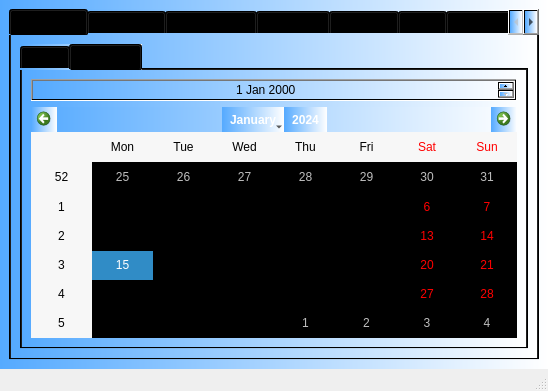
<?xml version="1.0" encoding="UTF-8"?>
<ui version="4.0">
 <class>MainWindow</class>
 <widget class="QMainWindow" name="MainWindow">
  <property name="geometry">
   <rect>
    <x>0</x>
    <y>0</y>
    <width>548</width>
    <height>391</height>
   </rect>
  </property>
  <property name="minimumSize">
   <size>
    <width>300</width>
    <height>300</height>
   </size>
  </property>
  <property name="windowTitle">
   <string>MainWindow</string>
  </property>
  <property name="autoFillBackground">
   <bool>false</bool>
  </property>
  <widget class="QWidget" name="centralwidget">
   <property name="styleSheet">
    <string notr="true">background-color: qlineargradient(spread:pad, x1:0, y1:0, x2:1, y2:0, stop:0 rgba(85, 170, 255, 255), stop:1 rgba(255, 255, 255, 255));</string>
   </property>
   <layout class="QVBoxLayout" name="verticalLayout_10">
    <item>
     <widget class="QTabWidget" name="tabWidget_1">
      <property name="font">
       <font>
        <weight>50</weight>
        <bold>false</bold>
       </font>
      </property>
      <property name="acceptDrops">
       <bool>true</bool>
      </property>
      <property name="currentIndex">
       <number>0</number>
      </property>
      <widget class="QWidget" name="tab_widgets_1">
       <property name="toolTip">
        <string/>
       </property>
       <property name="statusTip">
        <string/>
       </property>
       <attribute name="title">
        <string>Widgets 1</string>
       </attribute>
       <layout class="QVBoxLayout" name="verticalLayout">
        <item>
         <layout class="QVBoxLayout" name="verticalLayout_tab_1">
          <item>
           <widget class="QTabWidget" name="tabWidget_2">
            <property name="accessibleName">
             <string/>
            </property>
            <property name="currentIndex">
             <number>1</number>
            </property>
            <widget class="QWidget" name="tab_tree">
             <property name="statusTip">
              <string/>
             </property>
             <attribute name="title">
              <string>Tree</string>
             </attribute>
             <layout class="QHBoxLayout" name="horizontalLayout">
              <item>
               <layout class="QVBoxLayout" name="verticalLayout_2">
                <item>
                 <widget class="QTreeWidget" name="treeWidget">
                  <column>
                   <property name="text">
                    <string>Header 1</string>
                   </property>
                  </column>
                  <column>
                   <property name="text">
                    <string>New Column</string>
                   </property>
                  </column>
                  <item>
                   <property name="text">
                    <string>Item1</string>
                   </property>
                   <item>
                    <property name="text">
                     <string>Subitem1</string>
                    </property>
                   </item>
                  </item>
                 </widget>
                </item>
               </layout>
              </item>
             </layout>
            </widget>
            <widget class="QWidget" name="tab_calendar">
             <property name="statusTip">
              <string/>
             </property>
             <attribute name="title">
              <string>Calendar</string>
             </attribute>
             <layout class="QVBoxLayout" name="verticalLayout_3">
              <item>
               <widget class="QDateEdit" name="dateEdit">
                <property name="alignment">
                 <set>Qt::AlignCenter</set>
                </property>
               </widget>
              </item>
              <item>
               <widget class="QCalendarWidget" name="calendarWidget"/>
              </item>
             </layout>
            </widget>
           </widget>
          </item>
         </layout>
        </item>
       </layout>
      </widget>
      <widget class="QWidget" name="tab_widgets_2">
       <property name="toolTip">
        <string/>
       </property>
       <property name="statusTip">
        <string/>
       </property>
       <attribute name="title">
        <string>Widgets 2</string>
       </attribute>
       <layout class="QGridLayout" name="gridLayout_2">
        <item row="2" column="1">
         <spacer name="verticalSpacer_2">
          <property name="orientation">
           <enum>Qt::Vertical</enum>
          </property>
          <property name="sizeType">
           <enum>QSizePolicy::Maximum</enum>
          </property>
          <property name="sizeHint" stdset="0">
           <size>
            <width>20</width>
            <height>140</height>
           </size>
          </property>
         </spacer>
        </item>
        <item row="3" column="0" colspan="2">
         <widget class="QProgressBar" name="progressBar">
          <property name="value">
           <number>24</number>
          </property>
         </widget>
        </item>
        <item row="0" column="0">
         <widget class="QGroupBox" name="groupBox">
          <property name="title">
           <string>Progress Bar</string>
          </property>
          <widget class="QWidget" name="layoutWidget">
           <property name="geometry">
            <rect>
             <x>20</x>
             <y>30</y>
             <width>114</width>
             <height>65</height>
            </rect>
           </property>
           <layout class="QVBoxLayout" name="verticalLayout_4">
            <item>
             <widget class="QRadioButton" name="radioButton_start">
              <property name="statusTip">
               <string>Start the Progress Bar</string>
              </property>
              <property name="text">
               <string>Start</string>
              </property>
              <property name="checked">
               <bool>true</bool>
              </property>
             </widget>
            </item>
            <item>
             <widget class="QRadioButton" name="radioButton_stop">
              <property name="statusTip">
               <string>Stop the Progress Bar</string>
              </property>
              <property name="text">
               <string>Stop</string>
              </property>
             </widget>
            </item>
            <item>
             <widget class="QRadioButton" name="radioButton_reset">
              <property name="statusTip">
               <string>Reset the Progress Bar</string>
              </property>
              <property name="text">
               <string>Reset</string>
              </property>
             </widget>
            </item>
           </layout>
          </widget>
         </widget>
        </item>
        <item row="0" column="1">
         <widget class="QGroupBox" name="groupBox_2">
          <property name="title">
           <string>Move the Dial</string>
          </property>
          <widget class="QWidget" name="verticalLayoutWidget">
           <property name="geometry">
            <rect>
             <x>10</x>
             <y>30</y>
             <width>61</width>
             <height>71</height>
            </rect>
           </property>
           <layout class="QVBoxLayout" name="verticalLayout_5">
            <item>
             <widget class="QDial" name="dial"/>
            </item>
           </layout>
          </widget>
          <widget class="QWidget" name="verticalLayoutWidget_2">
           <property name="geometry">
            <rect>
             <x>90</x>
             <y>20</y>
             <width>91</width>
             <height>80</height>
            </rect>
           </property>
           <layout class="QVBoxLayout" name="verticalLayout_6">
            <item>
             <widget class="QLCDNumber" name="lcdNumber">
              <property name="palette">
               <palette>
                <active>
                 <colorrole role="WindowText">
                  <brush brushstyle="SolidPattern">
                   <color alpha="255">
                    <red>0</red>
                    <green>0</green>
                    <blue>255</blue>
                   </color>
                  </brush>
                 </colorrole>
                 <colorrole role="Button">
                  <brush brushstyle="LinearGradientPattern">
                   <gradient startx="0.000000000000000" starty="0.000000000000000" endx="1.000000000000000" endy="0.000000000000000" type="LinearGradient" spread="PadSpread" coordinatemode="ObjectBoundingMode">
                    <gradientstop position="0.000000000000000">
                     <color alpha="255">
                      <red>85</red>
                      <green>170</green>
                      <blue>255</blue>
                     </color>
                    </gradientstop>
                    <gradientstop position="1.000000000000000">
                     <color alpha="255">
                      <red>255</red>
                      <green>255</green>
                      <blue>255</blue>
                     </color>
                    </gradientstop>
                   </gradient>
                  </brush>
                 </colorrole>
                 <colorrole role="Base">
                  <brush brushstyle="LinearGradientPattern">
                   <gradient startx="0.000000000000000" starty="0.000000000000000" endx="1.000000000000000" endy="0.000000000000000" type="LinearGradient" spread="PadSpread" coordinatemode="ObjectBoundingMode">
                    <gradientstop position="0.000000000000000">
                     <color alpha="255">
                      <red>85</red>
                      <green>170</green>
                      <blue>255</blue>
                     </color>
                    </gradientstop>
                    <gradientstop position="1.000000000000000">
                     <color alpha="255">
                      <red>255</red>
                      <green>255</green>
                      <blue>255</blue>
                     </color>
                    </gradientstop>
                   </gradient>
                  </brush>
                 </colorrole>
                 <colorrole role="Window">
                  <brush brushstyle="LinearGradientPattern">
                   <gradient startx="0.000000000000000" starty="0.000000000000000" endx="1.000000000000000" endy="0.000000000000000" type="LinearGradient" spread="PadSpread" coordinatemode="ObjectBoundingMode">
                    <gradientstop position="0.000000000000000">
                     <color alpha="255">
                      <red>85</red>
                      <green>170</green>
                      <blue>255</blue>
                     </color>
                    </gradientstop>
                    <gradientstop position="1.000000000000000">
                     <color alpha="255">
                      <red>255</red>
                      <green>255</green>
                      <blue>255</blue>
                     </color>
                    </gradientstop>
                   </gradient>
                  </brush>
                 </colorrole>
                </active>
                <inactive>
                 <colorrole role="WindowText">
                  <brush brushstyle="SolidPattern">
                   <color alpha="255">
                    <red>0</red>
                    <green>0</green>
                    <blue>255</blue>
                   </color>
                  </brush>
                 </colorrole>
                 <colorrole role="Button">
                  <brush brushstyle="LinearGradientPattern">
                   <gradient startx="0.000000000000000" starty="0.000000000000000" endx="1.000000000000000" endy="0.000000000000000" type="LinearGradient" spread="PadSpread" coordinatemode="ObjectBoundingMode">
                    <gradientstop position="0.000000000000000">
                     <color alpha="255">
                      <red>85</red>
                      <green>170</green>
                      <blue>255</blue>
                     </color>
                    </gradientstop>
                    <gradientstop position="1.000000000000000">
                     <color alpha="255">
                      <red>255</red>
                      <green>255</green>
                      <blue>255</blue>
                     </color>
                    </gradientstop>
                   </gradient>
                  </brush>
                 </colorrole>
                 <colorrole role="Base">
                  <brush brushstyle="LinearGradientPattern">
                   <gradient startx="0.000000000000000" starty="0.000000000000000" endx="1.000000000000000" endy="0.000000000000000" type="LinearGradient" spread="PadSpread" coordinatemode="ObjectBoundingMode">
                    <gradientstop position="0.000000000000000">
                     <color alpha="255">
                      <red>85</red>
                      <green>170</green>
                      <blue>255</blue>
                     </color>
                    </gradientstop>
                    <gradientstop position="1.000000000000000">
                     <color alpha="255">
                      <red>255</red>
                      <green>255</green>
                      <blue>255</blue>
                     </color>
                    </gradientstop>
                   </gradient>
                  </brush>
                 </colorrole>
                 <colorrole role="Window">
                  <brush brushstyle="LinearGradientPattern">
                   <gradient startx="0.000000000000000" starty="0.000000000000000" endx="1.000000000000000" endy="0.000000000000000" type="LinearGradient" spread="PadSpread" coordinatemode="ObjectBoundingMode">
                    <gradientstop position="0.000000000000000">
                     <color alpha="255">
                      <red>85</red>
                      <green>170</green>
                      <blue>255</blue>
                     </color>
                    </gradientstop>
                    <gradientstop position="1.000000000000000">
                     <color alpha="255">
                      <red>255</red>
                      <green>255</green>
                      <blue>255</blue>
                     </color>
                    </gradientstop>
                   </gradient>
                  </brush>
                 </colorrole>
                </inactive>
                <disabled>
                 <colorrole role="WindowText">
                  <brush brushstyle="SolidPattern">
                   <color alpha="255">
                    <red>120</red>
                    <green>120</green>
                    <blue>120</blue>
                   </color>
                  </brush>
                 </colorrole>
                 <colorrole role="Button">
                  <brush brushstyle="LinearGradientPattern">
                   <gradient startx="0.000000000000000" starty="0.000000000000000" endx="1.000000000000000" endy="0.000000000000000" type="LinearGradient" spread="PadSpread" coordinatemode="ObjectBoundingMode">
                    <gradientstop position="0.000000000000000">
                     <color alpha="255">
                      <red>85</red>
                      <green>170</green>
                      <blue>255</blue>
                     </color>
                    </gradientstop>
                    <gradientstop position="1.000000000000000">
                     <color alpha="255">
                      <red>255</red>
                      <green>255</green>
                      <blue>255</blue>
                     </color>
                    </gradientstop>
                   </gradient>
                  </brush>
                 </colorrole>
                 <colorrole role="Base">
                  <brush brushstyle="LinearGradientPattern">
                   <gradient startx="0.000000000000000" starty="0.000000000000000" endx="1.000000000000000" endy="0.000000000000000" type="LinearGradient" spread="PadSpread" coordinatemode="ObjectBoundingMode">
                    <gradientstop position="0.000000000000000">
                     <color alpha="255">
                      <red>85</red>
                      <green>170</green>
                      <blue>255</blue>
                     </color>
                    </gradientstop>
                    <gradientstop position="1.000000000000000">
                     <color alpha="255">
                      <red>255</red>
                      <green>255</green>
                      <blue>255</blue>
                     </color>
                    </gradientstop>
                   </gradient>
                  </brush>
                 </colorrole>
                 <colorrole role="Window">
                  <brush brushstyle="LinearGradientPattern">
                   <gradient startx="0.000000000000000" starty="0.000000000000000" endx="1.000000000000000" endy="0.000000000000000" type="LinearGradient" spread="PadSpread" coordinatemode="ObjectBoundingMode">
                    <gradientstop position="0.000000000000000">
                     <color alpha="255">
                      <red>85</red>
                      <green>170</green>
                      <blue>255</blue>
                     </color>
                    </gradientstop>
                    <gradientstop position="1.000000000000000">
                     <color alpha="255">
                      <red>255</red>
                      <green>255</green>
                      <blue>255</blue>
                     </color>
                    </gradientstop>
                   </gradient>
                  </brush>
                 </colorrole>
                </disabled>
               </palette>
              </property>
              <property name="digitCount">
               <number>2</number>
              </property>
              <property name="mode">
               <enum>QLCDNumber::Dec</enum>
              </property>
              <property name="segmentStyle">
               <enum>QLCDNumber::Flat</enum>
              </property>
             </widget>
            </item>
           </layout>
          </widget>
         </widget>
        </item>
        <item row="2" column="0">
         <layout class="QVBoxLayout" name="verticalLayout_7">
          <item>
           <widget class="QFontComboBox" name="fontComboBox"/>
          </item>
          <item>
           <widget class="QLabel" name="label">
            <property name="font">
             <font>
              <pointsize>14</pointsize>
             </font>
            </property>
            <property name="text">
             <string/>
            </property>
            <property name="alignment">
             <set>Qt::AlignCenter</set>
            </property>
           </widget>
          </item>
         </layout>
        </item>
       </layout>
      </widget>
      <widget class="QWidget" name="tab_drag_drop">
       <property name="acceptDrops">
        <bool>false</bool>
       </property>
       <attribute name="title">
        <string>Drag &amp;&amp; Drop</string>
       </attribute>
       <layout class="QGridLayout" name="gridLayout_3">
        <item row="0" column="0" colspan="2">
         <layout class="QHBoxLayout" name="horizontalLayout_2">
          <item>
           <widget class="QLineEdit" name="lineEdit">
            <property name="minimumSize">
             <size>
              <width>135</width>
              <height>0</height>
             </size>
            </property>
            <property name="dragEnabled">
             <bool>true</bool>
            </property>
           </widget>
          </item>
          <item>
           <widget class="QComboBox" name="comboBox">
            <property name="minimumSize">
             <size>
              <width>141</width>
              <height>0</height>
             </size>
            </property>
            <property name="acceptDrops">
             <bool>true</bool>
            </property>
            <property name="editable">
             <bool>true</bool>
            </property>
           </widget>
          </item>
          <item>
           <widget class="QPushButton" name="pushButton">
            <property name="minimumSize">
             <size>
              <width>161</width>
              <height>0</height>
             </size>
            </property>
            <property name="acceptDrops">
             <bool>true</bool>
            </property>
            <property name="text">
             <string>PushButton</string>
            </property>
           </widget>
          </item>
         </layout>
        </item>
        <item row="1" column="0">
         <widget class="QListWidget" name="listWidget">
          <property name="dragEnabled">
           <bool>true</bool>
          </property>
          <property name="dragDropMode">
           <enum>QAbstractItemView::DragDrop</enum>
          </property>
          <property name="selectionMode">
           <enum>QAbstractItemView::ExtendedSelection</enum>
          </property>
          <item>
           <property name="text">
            <string>Item 1</string>
           </property>
          </item>
          <item>
           <property name="text">
            <string>Item 2</string>
           </property>
          </item>
          <item>
           <property name="text">
            <string>Item 3</string>
           </property>
          </item>
          <item>
           <property name="text">
            <string>Item 4</string>
           </property>
          </item>
         </widget>
        </item>
        <item row="1" column="1">
         <widget class="QListWidget" name="listWidget_2">
          <property name="dragEnabled">
           <bool>true</bool>
          </property>
          <property name="dragDropMode">
           <enum>QAbstractItemView::DragDrop</enum>
          </property>
          <property name="selectionMode">
           <enum>QAbstractItemView::ExtendedSelection</enum>
          </property>
         </widget>
        </item>
       </layout>
      </widget>
      <widget class="QWidget" name="tab_gl">
       <attribute name="title">
        <string>Open GL</string>
       </attribute>
       <widget class="QFrame" name="frame_gl">
        <property name="geometry">
         <rect>
          <x>120</x>
          <y>10</y>
          <width>300</width>
          <height>300</height>
         </rect>
        </property>
        <property name="frameShape">
         <enum>QFrame::StyledPanel</enum>
        </property>
        <property name="frameShadow">
         <enum>QFrame::Raised</enum>
        </property>
       </widget>
      </widget>
      <widget class="QWidget" name="tab_network">
       <attribute name="title">
        <string>Network</string>
       </attribute>
       <layout class="QHBoxLayout" name="horizontalLayout_5">
        <item>
         <widget class="QGroupBox" name="groupBox_3">
          <property name="title">
           <string>Client 1</string>
          </property>
          <layout class="QVBoxLayout" name="verticalLayout_8">
           <item>
            <widget class="QTextEdit" name="textEdit_client_1"/>
           </item>
           <item>
            <widget class="QLineEdit" name="lineEdit_client_1"/>
           </item>
           <item>
            <widget class="QPushButton" name="button_client_1">
             <property name="text">
              <string>Connect to Server</string>
             </property>
            </widget>
           </item>
          </layout>
         </widget>
        </item>
        <item>
         <layout class="QHBoxLayout" name="horizontalLayout_4">
          <item>
           <widget class="QPushButton" name="button_start_server">
            <property name="text">
             <string>Start Server</string>
            </property>
           </widget>
          </item>
         </layout>
        </item>
        <item>
         <widget class="QGroupBox" name="groupBox_4">
          <property name="title">
           <string>Client 2</string>
          </property>
          <layout class="QVBoxLayout" name="verticalLayout_9">
           <item>
            <widget class="QTextEdit" name="textEdit_client_2"/>
           </item>
           <item>
            <widget class="QLineEdit" name="lineEdit_client_2"/>
           </item>
           <item>
            <widget class="QPushButton" name="button_client_2">
             <property name="text">
              <string>Connect to Server</string>
             </property>
            </widget>
           </item>
          </layout>
         </widget>
        </item>
       </layout>
      </widget>
      <widget class="QWidget" name="tab_SQL">
       <attribute name="title">
        <string>SQL</string>
       </attribute>
       <layout class="QHBoxLayout" name="horizontalLayout_3">
        <item>
         <layout class="QVBoxLayout" name="verticalLayout_11">
          <item>
           <widget class="QPushButton" name="button_SQL_view_data">
            <property name="text">
             <string>View Data</string>
            </property>
           </widget>
          </item>
          <item>
           <widget class="QPushButton" name="button_SQL_add">
            <property name="text">
             <string>Add Row</string>
            </property>
           </widget>
          </item>
          <item>
           <widget class="QPushButton" name="button_SQL_delete">
            <property name="text">
             <string>Delete Row</string>
            </property>
           </widget>
          </item>
          <item>
           <widget class="QPushButton" name="button_SQL_create_db">
            <property name="text">
             <string>Create DB</string>
            </property>
           </widget>
          </item>
          <item>
           <spacer name="verticalSpacer">
            <property name="orientation">
             <enum>Qt::Vertical</enum>
            </property>
            <property name="sizeHint" stdset="0">
             <size>
              <width>20</width>
              <height>40</height>
             </size>
            </property>
           </spacer>
          </item>
         </layout>
        </item>
        <item>
         <widget class="QTableView" name="tableView"/>
        </item>
       </layout>
      </widget>
      <widget class="QWidget" name="tab_animation">
       <attribute name="title">
        <string>Animation</string>
       </attribute>
       <widget class="QPushButton" name="button_start_animation">
        <property name="geometry">
         <rect>
          <x>10</x>
          <y>290</y>
          <width>101</width>
          <height>23</height>
         </rect>
        </property>
        <property name="text">
         <string>Start animation</string>
        </property>
       </widget>
       <widget class="QFrame" name="frame">
        <property name="geometry">
         <rect>
          <x>10</x>
          <y>10</y>
          <width>100</width>
          <height>100</height>
         </rect>
        </property>
        <property name="palette">
         <palette>
          <active>
           <colorrole role="Button">
            <brush brushstyle="LinearGradientPattern">
             <gradient startx="0.000000000000000" starty="0.000000000000000" endx="1.000000000000000" endy="0.000000000000000" type="LinearGradient" spread="PadSpread" coordinatemode="ObjectBoundingMode">
              <gradientstop position="0.000000000000000">
               <color alpha="255">
                <red>85</red>
                <green>170</green>
                <blue>255</blue>
               </color>
              </gradientstop>
              <gradientstop position="1.000000000000000">
               <color alpha="255">
                <red>255</red>
                <green>255</green>
                <blue>255</blue>
               </color>
              </gradientstop>
             </gradient>
            </brush>
           </colorrole>
           <colorrole role="Base">
            <brush brushstyle="LinearGradientPattern">
             <gradient startx="0.000000000000000" starty="0.000000000000000" endx="1.000000000000000" endy="0.000000000000000" type="LinearGradient" spread="PadSpread" coordinatemode="ObjectBoundingMode">
              <gradientstop position="0.000000000000000">
               <color alpha="255">
                <red>85</red>
                <green>170</green>
                <blue>255</blue>
               </color>
              </gradientstop>
              <gradientstop position="1.000000000000000">
               <color alpha="255">
                <red>255</red>
                <green>255</green>
                <blue>255</blue>
               </color>
              </gradientstop>
             </gradient>
            </brush>
           </colorrole>
           <colorrole role="Window">
            <brush brushstyle="LinearGradientPattern">
             <gradient startx="0.000000000000000" starty="0.000000000000000" endx="1.000000000000000" endy="0.000000000000000" type="LinearGradient" spread="PadSpread" coordinatemode="ObjectBoundingMode">
              <gradientstop position="0.000000000000000">
               <color alpha="255">
                <red>85</red>
                <green>170</green>
                <blue>255</blue>
               </color>
              </gradientstop>
              <gradientstop position="1.000000000000000">
               <color alpha="255">
                <red>255</red>
                <green>255</green>
                <blue>255</blue>
               </color>
              </gradientstop>
             </gradient>
            </brush>
           </colorrole>
          </active>
          <inactive>
           <colorrole role="Button">
            <brush brushstyle="LinearGradientPattern">
             <gradient startx="0.000000000000000" starty="0.000000000000000" endx="1.000000000000000" endy="0.000000000000000" type="LinearGradient" spread="PadSpread" coordinatemode="ObjectBoundingMode">
              <gradientstop position="0.000000000000000">
               <color alpha="255">
                <red>85</red>
                <green>170</green>
                <blue>255</blue>
               </color>
              </gradientstop>
              <gradientstop position="1.000000000000000">
               <color alpha="255">
                <red>255</red>
                <green>255</green>
                <blue>255</blue>
               </color>
              </gradientstop>
             </gradient>
            </brush>
           </colorrole>
           <colorrole role="Base">
            <brush brushstyle="LinearGradientPattern">
             <gradient startx="0.000000000000000" starty="0.000000000000000" endx="1.000000000000000" endy="0.000000000000000" type="LinearGradient" spread="PadSpread" coordinatemode="ObjectBoundingMode">
              <gradientstop position="0.000000000000000">
               <color alpha="255">
                <red>85</red>
                <green>170</green>
                <blue>255</blue>
               </color>
              </gradientstop>
              <gradientstop position="1.000000000000000">
               <color alpha="255">
                <red>255</red>
                <green>255</green>
                <blue>255</blue>
               </color>
              </gradientstop>
             </gradient>
            </brush>
           </colorrole>
           <colorrole role="Window">
            <brush brushstyle="LinearGradientPattern">
             <gradient startx="0.000000000000000" starty="0.000000000000000" endx="1.000000000000000" endy="0.000000000000000" type="LinearGradient" spread="PadSpread" coordinatemode="ObjectBoundingMode">
              <gradientstop position="0.000000000000000">
               <color alpha="255">
                <red>85</red>
                <green>170</green>
                <blue>255</blue>
               </color>
              </gradientstop>
              <gradientstop position="1.000000000000000">
               <color alpha="255">
                <red>255</red>
                <green>255</green>
                <blue>255</blue>
               </color>
              </gradientstop>
             </gradient>
            </brush>
           </colorrole>
          </inactive>
          <disabled>
           <colorrole role="Button">
            <brush brushstyle="LinearGradientPattern">
             <gradient startx="0.000000000000000" starty="0.000000000000000" endx="1.000000000000000" endy="0.000000000000000" type="LinearGradient" spread="PadSpread" coordinatemode="ObjectBoundingMode">
              <gradientstop position="0.000000000000000">
               <color alpha="255">
                <red>85</red>
                <green>170</green>
                <blue>255</blue>
               </color>
              </gradientstop>
              <gradientstop position="1.000000000000000">
               <color alpha="255">
                <red>255</red>
                <green>255</green>
                <blue>255</blue>
               </color>
              </gradientstop>
             </gradient>
            </brush>
           </colorrole>
           <colorrole role="Base">
            <brush brushstyle="LinearGradientPattern">
             <gradient startx="0.000000000000000" starty="0.000000000000000" endx="1.000000000000000" endy="0.000000000000000" type="LinearGradient" spread="PadSpread" coordinatemode="ObjectBoundingMode">
              <gradientstop position="0.000000000000000">
               <color alpha="255">
                <red>85</red>
                <green>170</green>
                <blue>255</blue>
               </color>
              </gradientstop>
              <gradientstop position="1.000000000000000">
               <color alpha="255">
                <red>255</red>
                <green>255</green>
                <blue>255</blue>
               </color>
              </gradientstop>
             </gradient>
            </brush>
           </colorrole>
           <colorrole role="Window">
            <brush brushstyle="LinearGradientPattern">
             <gradient startx="0.000000000000000" starty="0.000000000000000" endx="1.000000000000000" endy="0.000000000000000" type="LinearGradient" spread="PadSpread" coordinatemode="ObjectBoundingMode">
              <gradientstop position="0.000000000000000">
               <color alpha="255">
                <red>85</red>
                <green>170</green>
                <blue>255</blue>
               </color>
              </gradientstop>
              <gradientstop position="1.000000000000000">
               <color alpha="255">
                <red>255</red>
                <green>255</green>
                <blue>255</blue>
               </color>
              </gradientstop>
             </gradient>
            </brush>
           </colorrole>
          </disabled>
         </palette>
        </property>
        <property name="autoFillBackground">
         <bool>false</bool>
        </property>
        <property name="frameShape">
         <enum>QFrame::StyledPanel</enum>
        </property>
        <property name="frameShadow">
         <enum>QFrame::Raised</enum>
        </property>
        <property name="lineWidth">
         <number>10</number>
        </property>
       </widget>
       <widget class="QLCDNumber" name="lcdNumber_animation">
        <property name="geometry">
         <rect>
          <x>420</x>
          <y>10</y>
          <width>89</width>
          <height>78</height>
         </rect>
        </property>
        <property name="palette">
         <palette>
          <active>
           <colorrole role="WindowText">
            <brush brushstyle="SolidPattern">
             <color alpha="255">
              <red>0</red>
              <green>0</green>
              <blue>255</blue>
             </color>
            </brush>
           </colorrole>
           <colorrole role="Button">
            <brush brushstyle="LinearGradientPattern">
             <gradient startx="0.000000000000000" starty="0.000000000000000" endx="1.000000000000000" endy="0.000000000000000" type="LinearGradient" spread="PadSpread" coordinatemode="ObjectBoundingMode">
              <gradientstop position="0.000000000000000">
               <color alpha="255">
                <red>85</red>
                <green>170</green>
                <blue>255</blue>
               </color>
              </gradientstop>
              <gradientstop position="1.000000000000000">
               <color alpha="255">
                <red>255</red>
                <green>255</green>
                <blue>255</blue>
               </color>
              </gradientstop>
             </gradient>
            </brush>
           </colorrole>
           <colorrole role="Base">
            <brush brushstyle="LinearGradientPattern">
             <gradient startx="0.000000000000000" starty="0.000000000000000" endx="1.000000000000000" endy="0.000000000000000" type="LinearGradient" spread="PadSpread" coordinatemode="ObjectBoundingMode">
              <gradientstop position="0.000000000000000">
               <color alpha="255">
                <red>85</red>
                <green>170</green>
                <blue>255</blue>
               </color>
              </gradientstop>
              <gradientstop position="1.000000000000000">
               <color alpha="255">
                <red>255</red>
                <green>255</green>
                <blue>255</blue>
               </color>
              </gradientstop>
             </gradient>
            </brush>
           </colorrole>
           <colorrole role="Window">
            <brush brushstyle="LinearGradientPattern">
             <gradient startx="0.000000000000000" starty="0.000000000000000" endx="1.000000000000000" endy="0.000000000000000" type="LinearGradient" spread="PadSpread" coordinatemode="ObjectBoundingMode">
              <gradientstop position="0.000000000000000">
               <color alpha="255">
                <red>85</red>
                <green>170</green>
                <blue>255</blue>
               </color>
              </gradientstop>
              <gradientstop position="1.000000000000000">
               <color alpha="255">
                <red>255</red>
                <green>255</green>
                <blue>255</blue>
               </color>
              </gradientstop>
             </gradient>
            </brush>
           </colorrole>
          </active>
          <inactive>
           <colorrole role="WindowText">
            <brush brushstyle="SolidPattern">
             <color alpha="255">
              <red>0</red>
              <green>0</green>
              <blue>255</blue>
             </color>
            </brush>
           </colorrole>
           <colorrole role="Button">
            <brush brushstyle="LinearGradientPattern">
             <gradient startx="0.000000000000000" starty="0.000000000000000" endx="1.000000000000000" endy="0.000000000000000" type="LinearGradient" spread="PadSpread" coordinatemode="ObjectBoundingMode">
              <gradientstop position="0.000000000000000">
               <color alpha="255">
                <red>85</red>
                <green>170</green>
                <blue>255</blue>
               </color>
              </gradientstop>
              <gradientstop position="1.000000000000000">
               <color alpha="255">
                <red>255</red>
                <green>255</green>
                <blue>255</blue>
               </color>
              </gradientstop>
             </gradient>
            </brush>
           </colorrole>
           <colorrole role="Base">
            <brush brushstyle="LinearGradientPattern">
             <gradient startx="0.000000000000000" starty="0.000000000000000" endx="1.000000000000000" endy="0.000000000000000" type="LinearGradient" spread="PadSpread" coordinatemode="ObjectBoundingMode">
              <gradientstop position="0.000000000000000">
               <color alpha="255">
                <red>85</red>
                <green>170</green>
                <blue>255</blue>
               </color>
              </gradientstop>
              <gradientstop position="1.000000000000000">
               <color alpha="255">
                <red>255</red>
                <green>255</green>
                <blue>255</blue>
               </color>
              </gradientstop>
             </gradient>
            </brush>
           </colorrole>
           <colorrole role="Window">
            <brush brushstyle="LinearGradientPattern">
             <gradient startx="0.000000000000000" starty="0.000000000000000" endx="1.000000000000000" endy="0.000000000000000" type="LinearGradient" spread="PadSpread" coordinatemode="ObjectBoundingMode">
              <gradientstop position="0.000000000000000">
               <color alpha="255">
                <red>85</red>
                <green>170</green>
                <blue>255</blue>
               </color>
              </gradientstop>
              <gradientstop position="1.000000000000000">
               <color alpha="255">
                <red>255</red>
                <green>255</green>
                <blue>255</blue>
               </color>
              </gradientstop>
             </gradient>
            </brush>
           </colorrole>
          </inactive>
          <disabled>
           <colorrole role="WindowText">
            <brush brushstyle="SolidPattern">
             <color alpha="255">
              <red>120</red>
              <green>120</green>
              <blue>120</blue>
             </color>
            </brush>
           </colorrole>
           <colorrole role="Button">
            <brush brushstyle="LinearGradientPattern">
             <gradient startx="0.000000000000000" starty="0.000000000000000" endx="1.000000000000000" endy="0.000000000000000" type="LinearGradient" spread="PadSpread" coordinatemode="ObjectBoundingMode">
              <gradientstop position="0.000000000000000">
               <color alpha="255">
                <red>85</red>
                <green>170</green>
                <blue>255</blue>
               </color>
              </gradientstop>
              <gradientstop position="1.000000000000000">
               <color alpha="255">
                <red>255</red>
                <green>255</green>
                <blue>255</blue>
               </color>
              </gradientstop>
             </gradient>
            </brush>
           </colorrole>
           <colorrole role="Base">
            <brush brushstyle="LinearGradientPattern">
             <gradient startx="0.000000000000000" starty="0.000000000000000" endx="1.000000000000000" endy="0.000000000000000" type="LinearGradient" spread="PadSpread" coordinatemode="ObjectBoundingMode">
              <gradientstop position="0.000000000000000">
               <color alpha="255">
                <red>85</red>
                <green>170</green>
                <blue>255</blue>
               </color>
              </gradientstop>
              <gradientstop position="1.000000000000000">
               <color alpha="255">
                <red>255</red>
                <green>255</green>
                <blue>255</blue>
               </color>
              </gradientstop>
             </gradient>
            </brush>
           </colorrole>
           <colorrole role="Window">
            <brush brushstyle="LinearGradientPattern">
             <gradient startx="0.000000000000000" starty="0.000000000000000" endx="1.000000000000000" endy="0.000000000000000" type="LinearGradient" spread="PadSpread" coordinatemode="ObjectBoundingMode">
              <gradientstop position="0.000000000000000">
               <color alpha="255">
                <red>85</red>
                <green>170</green>
                <blue>255</blue>
               </color>
              </gradientstop>
              <gradientstop position="1.000000000000000">
               <color alpha="255">
                <red>255</red>
                <green>255</green>
                <blue>255</blue>
               </color>
              </gradientstop>
             </gradient>
            </brush>
           </colorrole>
          </disabled>
         </palette>
        </property>
        <property name="frameShape">
         <enum>QFrame::StyledPanel</enum>
        </property>
        <property name="digitCount">
         <number>3</number>
        </property>
        <property name="mode">
         <enum>QLCDNumber::Dec</enum>
        </property>
        <property name="segmentStyle">
         <enum>QLCDNumber::Flat</enum>
        </property>
       </widget>
       <widget class="QPushButton" name="button_stop_animation">
        <property name="geometry">
         <rect>
          <x>120</x>
          <y>290</y>
          <width>101</width>
          <height>23</height>
         </rect>
        </property>
        <property name="text">
         <string>Stop animation</string>
        </property>
       </widget>
       <widget class="QToolButton" name="toolButton">
        <property name="geometry">
         <rect>
          <x>340</x>
          <y>20</y>
          <width>25</width>
          <height>19</height>
         </rect>
        </property>
        <property name="text">
         <string>...</string>
        </property>
       </widget>
      </widget>
      <widget class="QWidget" name="tab_CSS">
       <property name="styleSheet">
        <string notr="true">QWidget{
background-color: qlineargradient(spread:pad, x1:0, y1:0, x2:1, y2:0, stop:0 
rgba(0, 0, 0, 255), stop:1 rgba(255, 255, 255, 255));
}
QPushButton{
background-color: rgb(85, 85, 255);
}
QPushButton:hover{
background-color: rgb(85, 0, 127)
}
QPushButton#pushButton_4{
background-color: rgb(255, 0, 255)
}</string>
       </property>
       <attribute name="title">
        <string>CSS</string>
       </attribute>
       <widget class="QPushButton" name="pushButton_2">
        <property name="geometry">
         <rect>
          <x>20</x>
          <y>20</y>
          <width>75</width>
          <height>23</height>
         </rect>
        </property>
        <property name="styleSheet">
         <string notr="true">background-color: rgb(255, 255, 255);</string>
        </property>
        <property name="text">
         <string>PushButton</string>
        </property>
       </widget>
       <widget class="QPushButton" name="pushButton_3">
        <property name="geometry">
         <rect>
          <x>20</x>
          <y>60</y>
          <width>75</width>
          <height>23</height>
         </rect>
        </property>
        <property name="text">
         <string>PushButton</string>
        </property>
       </widget>
       <widget class="QPushButton" name="pushButton_4">
        <property name="geometry">
         <rect>
          <x>110</x>
          <y>20</y>
          <width>75</width>
          <height>23</height>
         </rect>
        </property>
        <property name="text">
         <string>PushButton</string>
        </property>
       </widget>
       <widget class="QPushButton" name="pushButton_5">
        <property name="geometry">
         <rect>
          <x>110</x>
          <y>60</y>
          <width>75</width>
          <height>23</height>
         </rect>
        </property>
        <property name="text">
         <string>PushButton</string>
        </property>
       </widget>
      </widget>
     </widget>
    </item>
   </layout>
  </widget>
  <widget class="QStatusBar" name="statusbar">
   <property name="statusTip">
    <string>Status bar</string>
   </property>
  </widget>
 </widget>
 <tabstops>
  <tabstop>tabWidget_2</tabstop>
  <tabstop>treeWidget</tabstop>
  <tabstop>dateEdit</tabstop>
  <tabstop>calendarWidget</tabstop>
  <tabstop>radioButton_start</tabstop>
  <tabstop>radioButton_stop</tabstop>
  <tabstop>radioButton_reset</tabstop>
  <tabstop>dial</tabstop>
  <tabstop>fontComboBox</tabstop>
 </tabstops>
 <resources/>
 <connections>
  <connection>
   <sender>dial</sender>
   <signal>valueChanged(int)</signal>
   <receiver>lcdNumber</receiver>
   <slot>display(int)</slot>
   <hints>
    <hint type="sourcelabel">
     <x>303</x>
     <y>115</y>
    </hint>
    <hint type="destinationlabel">
     <x>385</x>
     <y>127</y>
    </hint>
   </hints>
  </connection>
  <connection>
   <sender>fontComboBox</sender>
   <signal>activated(QString)</signal>
   <receiver>label</receiver>
   <slot>setText(QString)</slot>
   <hints>
    <hint type="sourcelabel">
     <x>138</x>
     <y>177</y>
    </hint>
    <hint type="destinationlabel">
     <x>151</x>
     <y>253</y>
    </hint>
   </hints>
  </connection>
 </connections>
</ui>
